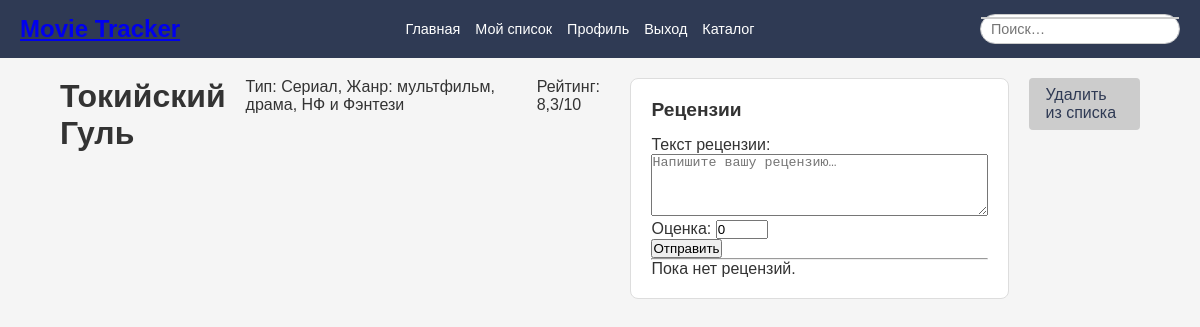
Page /work/6/ (signed in) on the committed database.
### catalog/models.py (models this page shows, shortened)
class Work(models.Model):
    MOVIE = 'movie'
    SERIES = 'series'
    BOOK = 'book'
    TYPE_CHOICES = [
        (MOVIE, 'Фильм'),
        (SERIES, 'Сериал'),
        (BOOK, 'Книга'),
    ]
    title        = models.CharField(max_length=200, verbose_name='Название')
    type         = models.CharField(max_length=10, choices=TYPE_CHOICES, verbose_name='Тип')
    genre        = models.CharField(max_length=100, blank=True, verbose_name='Жанр')
    rating       = models.DecimalField(max_digits=3, decimal_places=1, null=True, blank=True, verbose_name='Рейтинг')
    release_date = models.DateField(null=True, blank=True, verbose_name='Дата релиза')
    objects      = WorkQuerySet.as_manager()
    detail       = models.TextField(blank=True)
    poster_url   = models.URLField(blank=True)
    tmdb_id       = models.PositiveIntegerField(null=True, blank=True, unique=True)
    openlibrary_id= models.CharField(max_length=50, null=True, blank=True, unique=True)
    external_id = models.IntegerField(
        null=True, blank=True, unique=True,
        help_text="TMDB ID, если импортировано из TMDB"
    )
    overview     = models.TextField(blank=True)
    poster_path  = models.CharField(max_length=255, blank=True)
    genres_text  = models.CharField(max_length=255, blank=True,
                                    help_text="Список жанров через запятую")
    external_id = models.CharField(
        max_length=20, unique=True, null=True, blank=True,
        help_text="TMDB external id вида 'movie:123' / 'tv:456'"
    )
    google_id   = models.CharField(
        max_length=40, blank=True, null=True, unique=True,
        help_text='ID тома в Google Books'
    )

### catalog/views.py (the view)
# urls.py: path('work/<int:pk>/', work_detail_view, name='work_detail'),
@login_required
def work_detail_view(request, pk):
    work = get_object_or_404(Work, pk=pk)
    reviews = (
    work.reviews
        .select_related('user')
        .annotate(vote_sum=Coalesce(Sum('votes__value'), 0))
        .order_by('-created_at')
    )
    in_list = ListEntry.objects.filter(user=request.user, work=work).exists()
    if request.method == 'POST':
        form = ReviewForm(request.POST)
        if form.is_valid():
            rev = form.save(commit=False)
            rev.user = request.user
            rev.work = work
            rev.save()
            return redirect('work_detail', pk=work.pk)
    else:
        form = ReviewForm()
    comment_form = CommentForm()
    return render(request, 'work_detail.html', {
        'work': work,
        'reviews': reviews,
        'form': form,
        'in_list': in_list,
        'comment_form': comment_form,
    })

### catalog/forms.py
class ReviewForm(forms.ModelForm):
    class Meta:
        model = Review
        fields = ['text', 'rating']
        widgets = {
            'text': forms.Textarea(attrs={
                'rows': 4,
                'placeholder': 'Напишите вашу рецензию…'
            }),
            'rating': forms.NumberInput(attrs={
                'min': 0,
                'max': 10,
                'placeholder': 'Оценка (0–10)'
            }),
        }
        labels = {
            'text': 'Текст рецензии',
            'rating': 'Оценка',
        }

class CommentForm(forms.ModelForm):
    class Meta:
        model = Comment
        fields = ('text',)
        widgets = {
            'text': forms.Textarea(attrs={
                'rows': 2,
                'placeholder': 'Ваш комментарий…'
            }),
        }
        labels = {
            'text': '',
        }

### templates/work_detail.html (shortened to what this page needs)
{% extends "base.html" %}
{% load static %}
{% block content %}
<div class="container">
  <h1>{{ work.title }}</h1>
  <p>Тип: {{ work.get_type_display }}{% if work.genre %}, Жанр: {{ work.genre }}{% endif %}</p>
  <p>Рейтинг: {{ work.rating }}/10</p>
  <section class="reviews">
    <h2>Рецензии</h2>
    {% if user.is_authenticated %}
      <form action="" method="post">
        {{ form.as_p }}
        <button type="submit" class="btn btn-primary">Отправить</button>
      </form>
    {% else %}
      <p><a href="{% url 'login' %}">Войдите</a>, чтобы оставить рецензию.</p>
    {% endif %}
    <hr>
    {% for review in reviews %}
      <div class="review" data-review-id="{{ review.id }}">
        <p>{{ review.text }}</p>
        <p>Автор: {{ review.user.username }}</p>
        <p>
          Голоса:
          <span class="vote-count">
            {{ review.vote_sum }}
          </span>
        </p>
        <button class="vote-btn btn btn-sm btn-light" data-value="1" title="Лайк">👍</button>
        <button class="vote-btn btn btn-sm btn-light" data-value="-1" title="Дизлайк">👎</button>
        {% if user.is_authenticated %}
          <button
            type="button"
            class="new-comment-btn btn btn-xs btn-link"
            data-id="new-{{ review.id }}"
          >
            Ответить
          </button>
          <form
            action="{% url 'add_comment' review.id %}"
            method="post"
            class="new-comment-form form-new-{{ review.id }}"
            style="display:none; margin-left:1.5em;"
          >
            {% csrf_token %}
            {{ comment_form.text }}
            <button type="submit" class="btn btn-primary btn-sm">
             Отправить
            </button>
          </form>
        {% endif %}
        <div class="comments">
          {% for comment in review.comments.all %}
            {% if comment.parent is None %}
              <div class="comment" id="c-{{ comment.id }}">
                <p>
                  <strong>{{ comment.user.username }}</strong>
                  <small>{{ comment.created_at|timesince }} назад</small>
                </p>
                <p>{{ comment.text }}</p>
                {% for reply in comment.replies.all %}
                  <div class="reply" style="margin-left:2em; margin-top:0.5em;">
                    <p>
                      <strong>{{ reply.user.username }}</strong>
                      <small>{{ reply.created_at|timesince }} назад</small>
                    </p>
                    <p>{{ reply.text }}</p>
                  </div>
                {% endfor %}
              </div>
            {% endif %}
          {% endfor %}
        </div>
      </div>
    <hr>
    {% empty %}
      <p>Пока нет рецензий.</p>
    {% endfor %}
  </section>
  <section class="work-actions">
    {% if user.is_authenticated %}
      {% if in_list %}
        <a href="{% url 'toggle_list' work.pk %}"
           class="btn btn-secondary js-toggle-list">
          Удалить из списка
        </a>
      {% else %}
        <a href="{% url 'toggle_list' work.pk %}"
           class="btn btn-primary js-toggle-list">
          Добавить в мой список
        </a>
      {% endif %}
    {% else %}
      <p><a href="{% url 'login' %}">Войдите</a>, чтобы добавлять в «Мой список».</p>
    {% endif %}
  </section>
</div>
{% endblock %}

### static/css/main.css (style rules this page uses)
* { margin: 0; padding: 0; box-sizing: border-box; }
body { font-family: Arial, sans-serif; background-color: #f5f5f5; color: #333; }
.container { width: 90%; max-width: 1200px; margin: 20px auto; display: flex; gap: 20px; }
.reviews { background-color: #fff; border: 1px solid #ddd; border-radius: 8px; padding: 20px; }
.reviews h2 { margin-bottom: 15px; font-size: 1.2rem; }
.work-actions .btn { padding: .5em 1em; border-radius: .25em; text-decoration: none; display: inline-block; margin-bottom: 1em; }
.work-actions .btn-secondary { background-color: #ccc; color: #2F3A54; }

### rows in the picture
Work: title "Токийский Гуль", type "Сериал", genre "мультфильм, драма, НФ и Фэнтези", rating "8,3"
